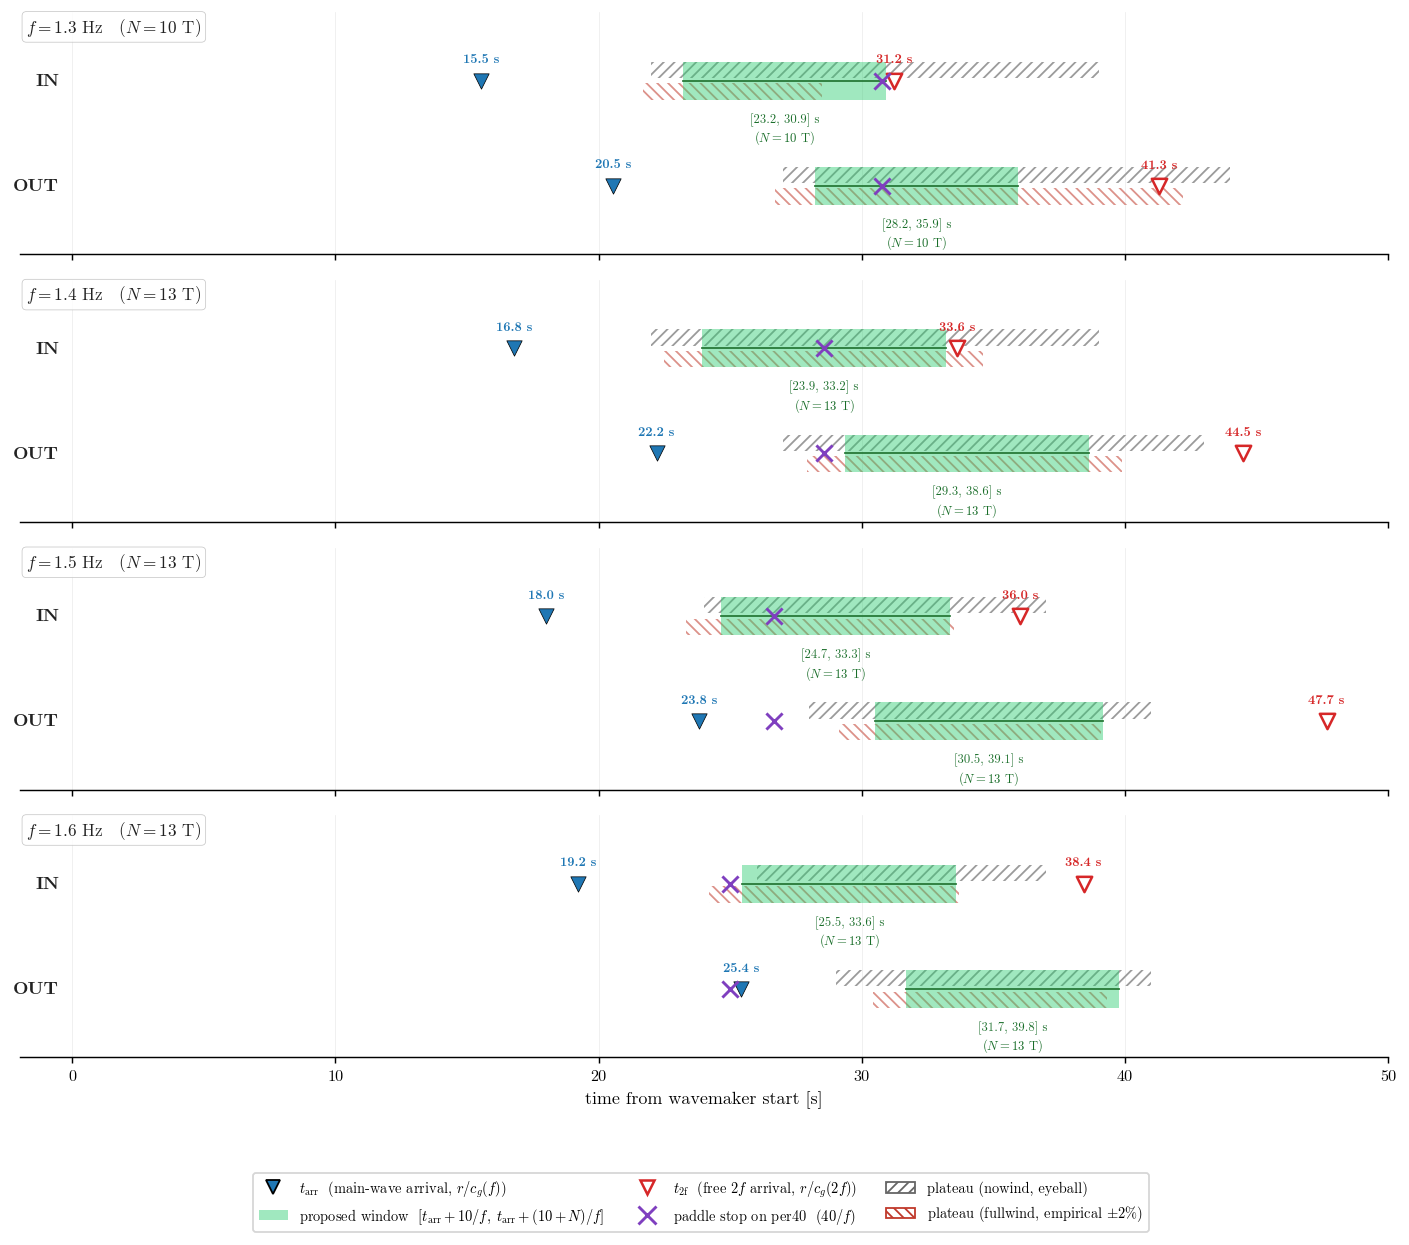

The Python source for this figure:
"""
Window-choice figure — CH04 §4o, nowind + fullwind plateau bounds visualised.
==============================================================================

Builds on `window_proof_figure.py`. Same 4-rows-per-frequency layout, two
probe lifelines per row (IN above, OUT below), but each lifeline now carries
TWO horizontal hash bands stacked vertically:

    upper hash (grey  ////) — nowind  eyeball plateau (RampDetectionBrowser,
                              snarvei_eyeballing.md Day 1, 0.2 V)
    lower hash (red   \\\\) — fullwind empirical plateau (per40 sliding A_FFT,
                              ±2 % relaxed criterion, per40_plateau_end_*.csv)

Markers (same as window_proof_figure):

    ▼ filled blue   — t_arr   (main wave arrival, r / c_g(f, h))
    ▽ open red      — t_paras (free 2f arrival, r / c_g(2f, h))
    ╳ purple        — paddle stop on per40 (40 / f)

Green block — proposed Option B FFT window:
    t_start = r/c_g(f, h) + 10/f
    t_end   = t_start + N(f)/f, with N(f) = {1.3: 10, 1.4: 13, 1.5: 13, 1.6: 13}

Outputs:
    output/FIGURES/ch04_window_choice.{pdf,pgf}
    output/TEXFIGU/ch04_window_choice.tex
    analysis_scratch/window_choice_figure.{pdf,png}

Run from repo root:
    /opt/anaconda3/envs/draumkvedet/bin/python analysis_scratch/window_choice_figure.py
"""

import sys
from pathlib import Path

import numpy as np
import pandas as pd
import matplotlib

matplotlib.use("Agg")
import matplotlib.pyplot as plt
from matplotlib.lines import Line2D
from matplotlib.patches import Patch

BASE = Path(__file__).resolve().parent.parent
sys.path.insert(0, str(BASE))

import os
os.chdir(BASE)

from wavescripts.constants import c_group, HG
from wavescripts.plot_utils import apply_thesis_style
import wavescripts.plot_utils as pu

apply_thesis_style()


# ── Config ──────────────────────────────────────────────────────────────
THESIS_FREQS    = [1.3, 1.4, 1.5, 1.6]
N_OFFSET        = 10
N_LENGTH_LOOKUP = {1.3: 10, 1.4: 13, 1.5: 13, 1.6: 13}

PROBES = [
    ("IN",  9.373),
    ("OUT", 12.400),
]
TANK_DEPTH_M  = HG.TANK_DEPTH_M
PER40_PERIODS = 40

# Eyeball plateau (nowind, 0.2 V) from snarvei_eyeballing.md (Day 1).
EYEBALL_NOWIND = {
    "IN":  {1.3: (22.0, 39.0), 1.4: (22.0, 39.0), 1.5: (24.0, 37.0), 1.6: (26.0, 37.0)},
    "OUT": {1.3: (27.0, 44.0), 1.4: (27.0, 43.0), 1.5: (28.0, 41.0), 1.6: (29.0, 41.0)},
}

# Empirical plateau (fullwind, per40, ±2 % relaxed) from
# per40_plateau_end_aggregated.csv. Start = t_arr + 8/f. End = plat_end_relax.
AGG_CSV = Path("analysis_scratch/per40_plateau_end_aggregated.csv")

X_MAX_S = 50.0

THESIS_NAME = "ch04_window_choice"
THESIS_FIGS  = BASE / "output" / "FIGURES"
THESIS_STUBS = BASE / "output" / "TEXFIGU"
SCRATCH_PNG  = Path(__file__).parent / "window_choice_figure.png"
SCRATCH_PDF  = Path(__file__).parent / "window_choice_figure.pdf"
THESIS_FIGS.mkdir(parents=True, exist_ok=True)
THESIS_STUBS.mkdir(parents=True, exist_ok=True)

# Colours
COL_WIN     = "#2ECC71"
COL_ARRIVAL = "#1F77B4"
COL_PARAS   = "#D62728"
COL_PSTOP   = "#7F3FBF"
COL_EYE_NW  = "#666666"   # grey  — nowind  eyeball
COL_EYE_FW  = "#C0392B"   # red   — fullwind empirical


# ── Geometry helpers ────────────────────────────────────────────────────
def t_arr_at(r_m: float, f: float) -> float:
    return r_m / c_group(f, TANK_DEPTH_M)

def t_paras_at(r_m: float, f: float) -> float:
    return r_m / c_group(2.0 * f, TANK_DEPTH_M)


# ── Empirical fullwind plateau ──────────────────────────────────────────
agg = pd.read_csv(AGG_CSV)


def fullwind_plateau(probe_label: str, f: float):
    sub = agg[(agg["freq_hz"] == f) & (agg["probe"] == probe_label)
              & (agg["wind"] == "full") & (agg["run_type"] == "per40")]
    if sub.empty:
        return (np.nan, np.nan)
    r_m = next(r for lbl, r in PROBES if lbl == probe_label)
    plat_start = t_arr_at(r_m, f) + 8.0 / f
    plat_end   = float(sub["plat_end_relax_s_med"].iloc[0])
    return (plat_start, plat_end)


# ── Figure ──────────────────────────────────────────────────────────────
fig, axes = plt.subplots(len(THESIS_FREQS), 1,
                         figsize=(11, 9.4), sharex=True)

ROW_Y_IN  = 1.0
ROW_Y_OUT = 0.0

# Vertical offsets for the two plateau hash bands (relative to row baseline)
H_HALF      = 0.18      # half-height of each band
GAP_BETWEEN = 0.05      # gap between nowind (upper) and fullwind (lower) bands

for ax, f in zip(axes, THESIS_FREQS):
    N = N_LENGTH_LOOKUP[f]
    pad_stop_s = PER40_PERIODS / f

    for row_y, (label, r_m) in zip((ROW_Y_IN, ROW_Y_OUT), PROBES):
        t_arr   = t_arr_at(r_m, f)
        t_paras = t_paras_at(r_m, f)
        win_start = t_arr + N_OFFSET / f
        win_end   = t_arr + (N_OFFSET + N) / f

        # ── Plateau bands: upper = nowind eyeball, lower = fullwind empirical
        eb_no_s, eb_no_e = EYEBALL_NOWIND[label][f]
        eb_fw_s, eb_fw_e = fullwind_plateau(label, f)

        upper_lo = row_y + GAP_BETWEEN / 2
        upper_hi = row_y + H_HALF
        lower_lo = row_y - H_HALF
        lower_hi = row_y - GAP_BETWEEN / 2

        ax.fill_between([eb_no_s, eb_no_e], upper_lo, upper_hi,
                        facecolor="none", edgecolor=COL_EYE_NW,
                        hatch="////", lw=0.0, alpha=0.65, zorder=1)
        if np.isfinite(eb_fw_s) and np.isfinite(eb_fw_e):
            ax.fill_between([eb_fw_s, eb_fw_e], lower_lo, lower_hi,
                            facecolor="none", edgecolor=COL_EYE_FW,
                            hatch=r"\\\\", lw=0.0, alpha=0.55, zorder=1)

        # ── Proposed FFT window (green filled, full row height)
        ax.fill_between([win_start, win_end], row_y - H_HALF, row_y + H_HALF,
                        color=COL_WIN, alpha=0.45, lw=0, zorder=3)
        ax.plot([win_start, win_end], [row_y, row_y],
                color="#1A6E2A", lw=1.0, alpha=0.9, zorder=4)

        # ── Markers
        ax.scatter([t_arr], [row_y], marker="v", s=72, color=COL_ARRIVAL,
                   edgecolor="black", lw=0.4, zorder=5)
        ax.scatter([t_paras], [row_y], marker="v", s=72,
                   facecolor="white", edgecolor=COL_PARAS, lw=1.4, zorder=5)
        if pad_stop_s <= X_MAX_S:
            ax.scatter([pad_stop_s], [row_y], marker="x", s=80,
                       color=COL_PSTOP, lw=1.6, zorder=5)

        # ── Annotations
        ax.annotate(f"{t_arr:.1f} s", xy=(t_arr, row_y),
                    xytext=(0, 10), textcoords="offset points",
                    ha="center", fontsize=7, color=COL_ARRIVAL,
                    fontweight="bold")
        ax.annotate(f"{t_paras:.1f} s", xy=(t_paras, row_y),
                    xytext=(0, 10), textcoords="offset points",
                    ha="center", fontsize=7, color=COL_PARAS,
                    fontweight="bold")
        ax.annotate(f"[{win_start:.1f}, {win_end:.1f}] s\n($N{{=}}{N}$ T)",
                    xy=(0.5*(win_start + win_end), row_y - H_HALF - 0.02),
                    xytext=(0, -22), textcoords="offset points",
                    ha="center", fontsize=7, color="#1A6E2A")

        # Probe label on the left
        ax.text(-0.5, row_y, label, fontsize=10, fontweight="bold",
                ha="right", va="center", color="#222")

    # Per-panel header
    ax.text(0.005, 0.985, f"$f = {f}$ Hz   ($N = {N}$ T)",
            transform=ax.transAxes,
            ha="left", va="top", fontsize=9.5, color="#222",
            bbox=dict(boxstyle="round,pad=0.25", fc="white", ec="#bbb",
                      alpha=0.85, lw=0.4))

    ax.set_ylim(-0.65, 1.65)
    ax.set_xlim(-2.0, X_MAX_S)
    ax.set_yticks([])
    ax.spines["left"].set_visible(False)
    ax.spines["right"].set_visible(False)
    ax.spines["top"].set_visible(False)
    ax.grid(True, axis="x", alpha=0.25, lw=0.4)

axes[-1].set_xlabel("time from wavemaker start [s]", fontsize=10)

# Single legend at the bottom
legend_handles = [
    Line2D([], [], marker="v", linestyle="",
           markersize=8, markerfacecolor=COL_ARRIVAL, markeredgecolor="black",
           label=r"$t_\mathrm{arr}$  (main-wave arrival, $r/c_g(f)$)"),
    Patch(facecolor=COL_WIN, alpha=0.45,
          label=r"proposed window  $[t_\mathrm{arr}+10/f,\;t_\mathrm{arr}+(10+N)/f]$"),
    Line2D([], [], marker="v", linestyle="",
           markersize=8, markerfacecolor="white",
           markeredgecolor=COL_PARAS, markeredgewidth=1.4,
           label=r"$t_\mathrm{2f}$  (free 2$f$ arrival, $r/c_g(2f)$)"),
    Line2D([], [], marker="x", linestyle="", markersize=10,
           color=COL_PSTOP, markeredgewidth=1.6,
           label=r"paddle stop on per40  ($40/f$)"),
    Patch(facecolor="white", edgecolor=COL_EYE_NW, hatch="////",
          label="plateau (nowind, eyeball)"),
    Patch(facecolor="white", edgecolor=COL_EYE_FW, hatch=r"\\\\",
          label=r"plateau (fullwind, empirical $\pm 2\%$)"),
]
fig.legend(handles=legend_handles, loc="lower center", ncol=3,
           fontsize=8, bbox_to_anchor=(0.5, -0.02), frameon=True)

fig.tight_layout(rect=[0, 0.07, 1, 1])

# ── Save scratch + thesis PDFs ──────────────────────────────────────────
fig.savefig(SCRATCH_PDF, bbox_inches="tight")
fig.savefig(SCRATCH_PNG, dpi=130, bbox_inches="tight")
thesis_pdf = THESIS_FIGS / f"{THESIS_NAME}.pdf"
thesis_pgf = THESIS_FIGS / f"{THESIS_NAME}.pgf"
fig.savefig(thesis_pdf, bbox_inches="tight")
plt.close(fig)
print(f"saved → {SCRATCH_PDF.relative_to(BASE)}")
print(f"        {SCRATCH_PNG.relative_to(BASE)}")
print(f"        {thesis_pdf.relative_to(BASE)}")


# ── TEXFIGU stub via shared helper ──────────────────────────────────────
pu.TEXFIGU_DIR = THESIS_STUBS
pu.FIGURES_DIR = THESIS_FIGS

_meta_stub = pu.build_fig_meta(
    {
        "filters": {
            "WaveAmplitudeInput [Volt]": 0.2,
            "PanelCondition":            "full",
            "WindCondition":             ["no", "full"],
            "probes":                    "IN=9373/170+9373/340, OUT=12400/250",
        },
        "plotting": {"figure_name": THESIS_NAME},
    },
    chapter="04",
    extra={"script": "analysis_scratch/window_choice_figure.py"},
    computed_in=(
        "analysis_scratch/window_choice_figure.py "
        "(Option B post-squeeze: t_start = r/c_g(f,h) + 10/f, "
        "length N(f) where N = {1.3:10, 1.4:13, 1.5:13, 1.6:13})"
    ),
    data_class="GEOM",
    grouper="one (f, probe) row per cell, no per-run aggregation",
    collapse_panels=False,
    extra_params=(
        f"N_offset = {N_OFFSET} periods; "
        f"N(f)     = {N_LENGTH_LOOKUP}; "
        f"r_IN     = {PROBES[0][1]} m, r_OUT = {PROBES[1][1]} m; "
        f"depth h  = {TANK_DEPTH_M} m"
    ),
    extra_stats={
        "plateau_nowind":   "eyeball, snarvei_eyeballing.md (Day 1, 0.2 V)",
        "plateau_fullwind": "per40 sliding-A_FFT, ±2% relaxed criterion",
    },
)
pu.write_figure_stub(_meta_stub, plot_type="window_choice")
print(f"        output/TEXFIGU/{THESIS_NAME}.tex")
